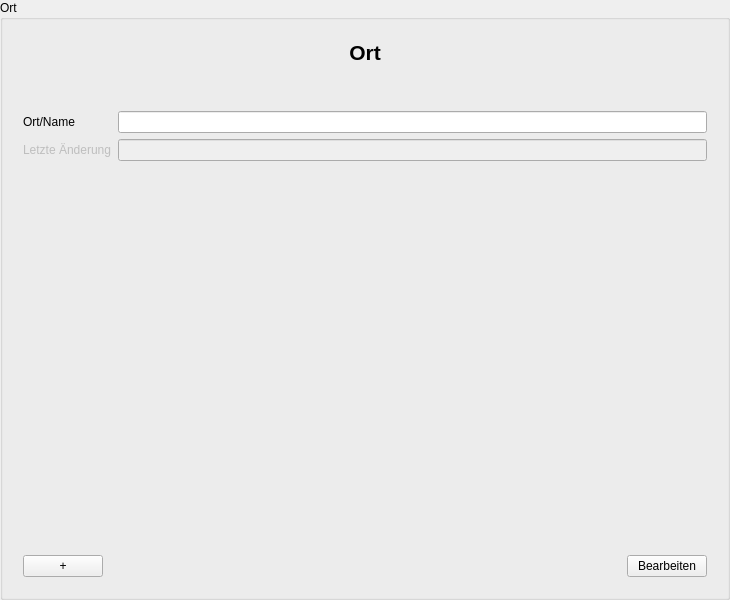
<?xml version="1.0" encoding="UTF-8" ?>
<ui version="4.0">
 <class>CityInputArea</class>
 <widget class="QGroupBox" name="CityInputArea">
  <property name="geometry">
   <rect>
    <x>0</x>
    <y>0</y>
    <width>730</width>
    <height>600</height>
   </rect>
  </property>
  <property name="windowTitle">
   <string>Ort</string>
  </property>
  <property name="accessibleName">
   <string>CityInputDialog</string>
  </property>
  <property name="title">
   <string>Ort</string>
  </property>
  <layout class="QVBoxLayout" name="verticalLayout_3">
   <item>
    <widget class="QWidget" name="GroupBox" native="true">
     <layout class="QVBoxLayout" name="verticalLayout_2">
      <item>
       <layout class="QVBoxLayout" name="verticalLayout">
        <item>
         <widget class="QLabel" name="label_Header">
          <property name="font">
           <font>
            <pointsize>16</pointsize>
            <weight>75</weight>
            <bold>true</bold>
           </font>
          </property>
          <property name="text">
           <string>Ort</string>
          </property>
          <property name="alignment">
           <set>Qt::AlignCenter</set>
          </property>
         </widget>
        </item>
       </layout>
      </item>
      <item>
       <spacer name="verticalSpacer">
        <property name="orientation">
         <enum>Qt::Vertical</enum>
        </property>
        <property name="sizeType">
         <enum>QSizePolicy::Preferred</enum>
        </property>
        <property name="sizeHint" stdset="0">
         <size>
          <width>20</width>
          <height>40</height>
         </size>
        </property>
       </spacer>
      </item>
      <item>
       <layout class="QGridLayout" name="gridLayout">
        <item row="1" column="0">
         <widget class="QLabel" name="cityNameLabel">
          <property name="text">
           <string>Ort/Name</string>
          </property>
          <property name="buddy">
           <cstring>cityNameLineEdit</cstring>
          </property>
         </widget>
        </item>
        <item row="1" column="1">
         <widget class="QLineEdit" name="cityNameLineEdit" />
        </item>
        <item row="2" column="0">
         <widget class="QLabel" name="lastUpdateLabel">
          <property name="enabled">
           <bool>false</bool>
          </property>
          <property name="text">
           <string>Letzte Änderung</string>
          </property>
          <property name="buddy">
           <cstring>lastUpdateLineEdit</cstring>
          </property>
         </widget>
        </item>
        <item row="2" column="1">
         <widget class="QLineEdit" name="lastUpdateLineEdit">
          <property name="enabled">
           <bool>false</bool>
          </property>
         </widget>
        </item>
       </layout>
      </item>
      <item>
       <spacer name="verticalSpacer_2">
        <property name="orientation">
         <enum>Qt::Vertical</enum>
        </property>
        <property name="sizeHint" stdset="0">
         <size>
          <width>20</width>
          <height>40</height>
         </size>
        </property>
       </spacer>
      </item>
      <item>
       <layout class="QHBoxLayout" name="horizontalLayout">
        <item>
         <widget class="QPushButton" name="addPushButton">
          <property name="text">
           <string>+</string>
          </property>
         </widget>
        </item>
        <item>
         <spacer name="horizontalSpacer">
          <property name="orientation">
           <enum>Qt::Horizontal</enum>
          </property>
          <property name="sizeHint" stdset="0">
           <size>
            <width>40</width>
            <height>20</height>
           </size>
          </property>
         </spacer>
        </item>
        <item>
         <widget class="QPushButton" name="editFinishPushButton">
          <property name="text">
           <string>Bearbeiten</string>
          </property>
         </widget>
        </item>
       </layout>
      </item>
     </layout>
    </widget>
   </item>
  </layout>
 </widget>
 <tabstops>
  <tabstop>cityNameLineEdit</tabstop>
  <tabstop>lastUpdateLineEdit</tabstop>
  <tabstop>addPushButton</tabstop>
  <tabstop>editFinishPushButton</tabstop>
 </tabstops>
 <resources />
 <connections />
</ui>
